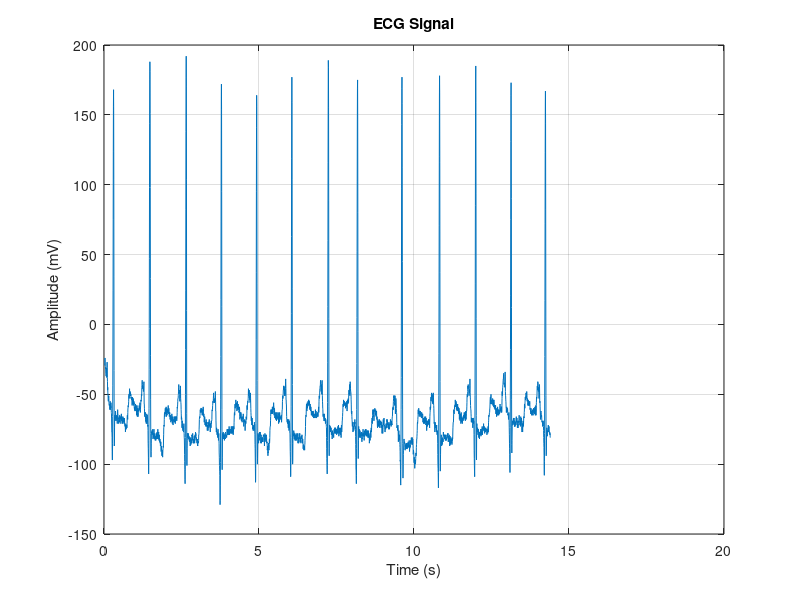

Reproduce this figure in MATLAB. (Note: this script raises an error after producing the figure.)
% Load ECG Data
ecg_data = load('100m.mat'); 
ecg_signal = ecg_data.val(1, :);
fs = 250; % Sampling frequency in Hz
t = (0:length(ecg_signal)-1) / fs; % Time vector in seconds

% Plot the ECG Signal
figure;
plot(t, ecg_signal);
xlabel('Time (s)');
ylabel('Amplitude (mV)');
title('ECG Signal');
grid on;

% Detect R-peaks
% Using MATLAB's findpeaks function
[~, r_peaks] = findpeaks(ecg_signal, 'MinPeakHeight', 0.5, 'MinPeakDistance', 0.6*fs);

% Mark R-peaks on the ECG signal
hold on;
plot(r_peaks / fs, ecg_signal(r_peaks), 'ro');
legend('ECG Signal', 'R-peaks');

% Calculate RR Intervals
rr_intervals = diff(r_peaks) / fs; % RR intervals in seconds
heart_rate = 60 ./ rr_intervals; % Heart rate in bpm

% Average Heart Rate
avg_heart_rate = mean(heart_rate);

% Display Results
disp('Heart Rate Analysis:');
disp(['RR Intervals (s): ', num2str(rr_intervals)]);
disp(['Instantaneous Heart Rates (bpm): ', num2str(heart_rate)]);
disp(['Average Heart Rate (bpm): ', num2str(avg_heart_rate)]);

 % Annotate the graph for easier understanding
for i = 1:length(r_peaks)-1
    xline(r_peaks(i) / fs, '--g', 'LineWidth', 1); % Mark RR intervals
    text((r_peaks(i)+r_peaks(i+1))/(2*fs), max(ecg_signal)*0.9, ...
        ['RR = ', num2str(rr_intervals(i), '%.2f'), ' s'], ...
        'HorizontalAlignment', 'center');
end